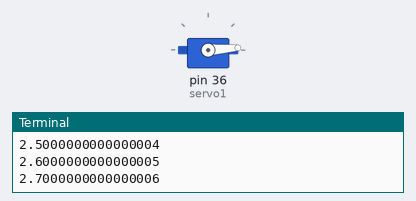
Simulated run of this program. Board: Raspberry Pi (header pin numbers). On the bench: servo, the last lines printed to the terminal. Random numbers come from a fixed seed; servo angles are drawn from the pulse width (0.5 ms = 0°, 2.5 ms = 180°).

Above: at 2.15 s.
At 11.56 s:
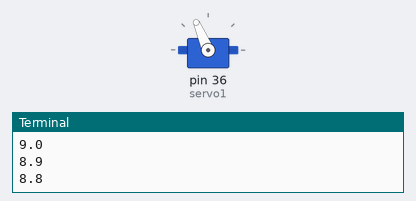
At 20.9 s:
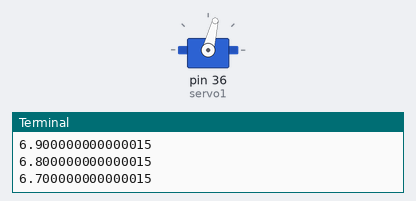
At 39.83 s:
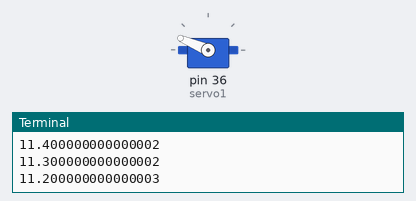
Timing chart, 0 to 40.0 s (numbered marks = the images above):
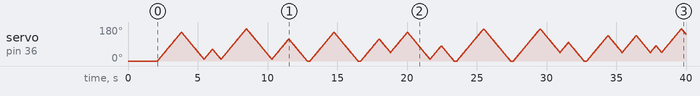

The program:

test.py
```python
# Import libraries
import RPi.GPIO as GPIO
import time
import random
import numpy as np

# Set GPIO numbering mode
GPIO.setmode(GPIO.BOARD)

# Set pin 11 as an output, and set servo1 as pin 11 as PWM
GPIO.setup(36,GPIO.OUT)
servo1 = GPIO.PWM(36,50) # Note 11 is pin, 50 = 50Hz pulse

#start PWM running, but with value of 0 (pulse off)
servo1.start(0)
print ("Waiting for 2 seconds")
time.sleep(2)

#Let's move the servo!
print ("Rotating 180 degrees in 10 steps")

# Define variable duty
pre_duty = 2
while True:
    duty = random.randint(2, 12)
    #print("pre_duty",pre_duty)
    #print("duty",duty)
    if(duty < pre_duty):
        for i in np.arange(pre_duty, duty,-0.1):
            print(i)
            servo1.ChangeDutyCycle(i)
            time.sleep(0.02)
            servo1.ChangeDutyCycle(0)
    else:
        for i in np.arange(pre_duty, duty,0.1):
            print(i)
            servo1.ChangeDutyCycle(i)
            time.sleep(0.02)
            servo1.ChangeDutyCycle(0)
    pre_duty = duty


# Wait a couple of seconds
time.sleep(2)

# Turn back to 90 degrees
print ("Turning back to 90 degrees for 2 seconds")
#servo1.ChangeDutyCycle(7)
#time.sleep(0.5)
#servo1.ChangeDutyCycle(0)
#time.sleep(1.5)

#turn back to 0 degrees
print ("Turning back to 0 degrees")
servo1.ChangeDutyCycle(2)
time.sleep(0.5)
servo1.ChangeDutyCycle(0)

#Clean things up at the end
servo1.stop()
GPIO.cleanup()
print ("Goodbye")
```
